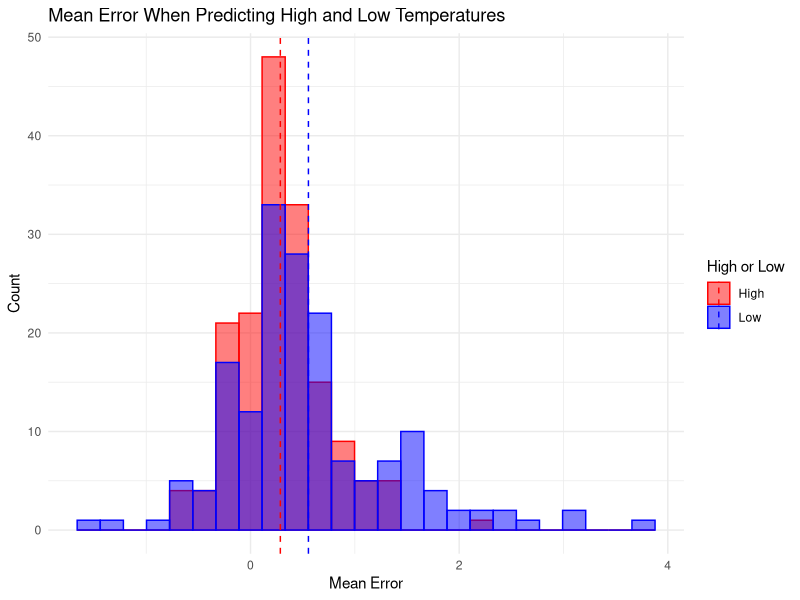
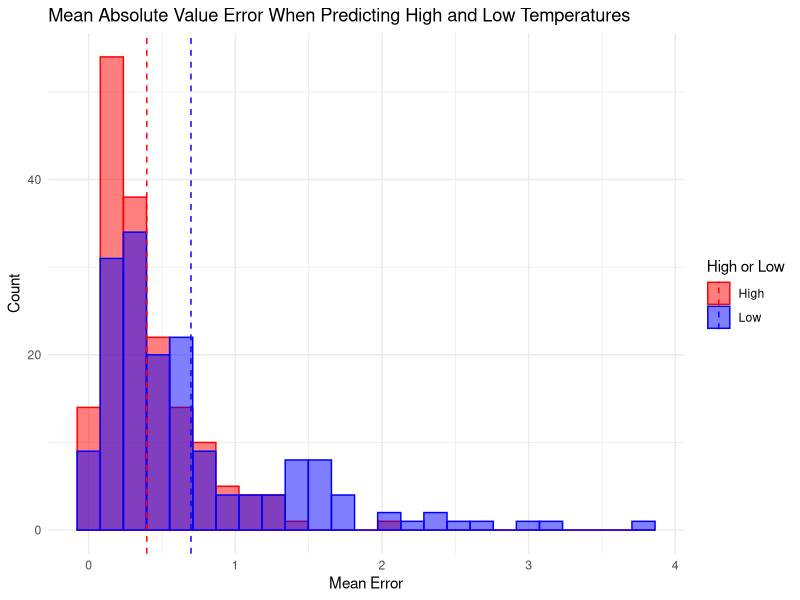
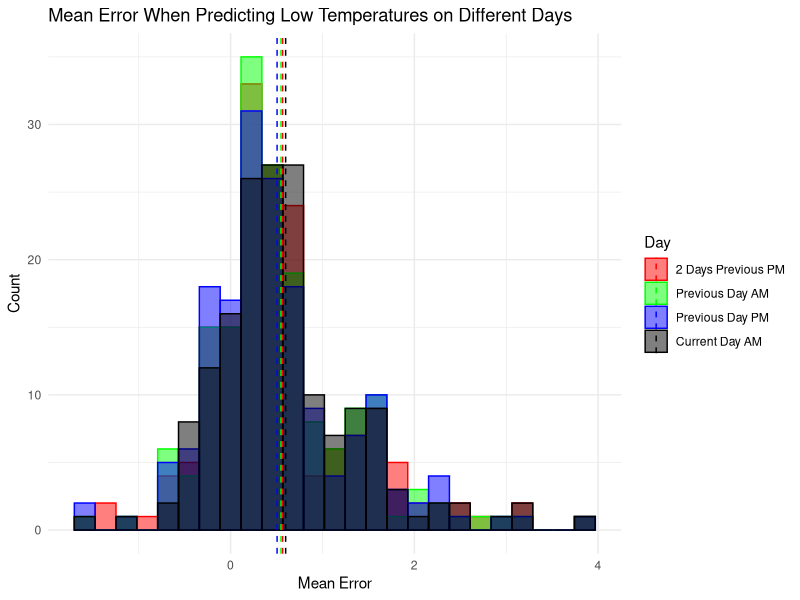
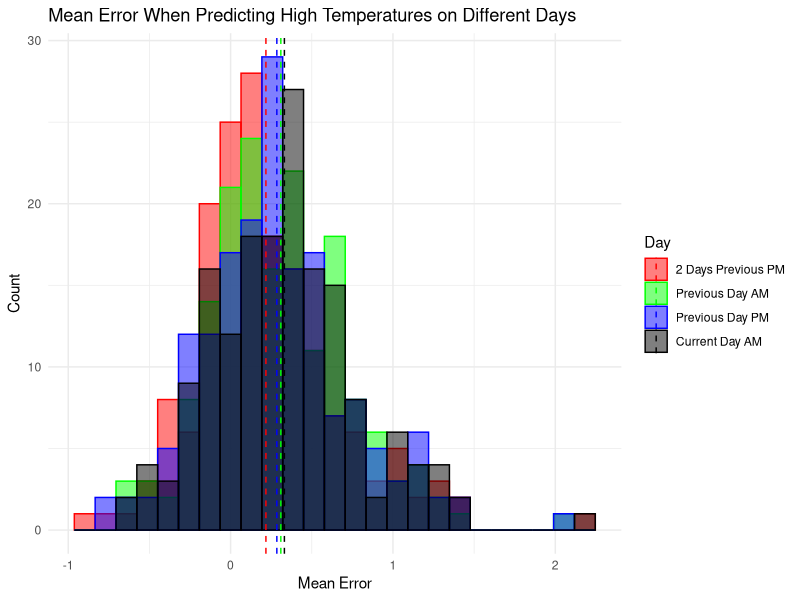
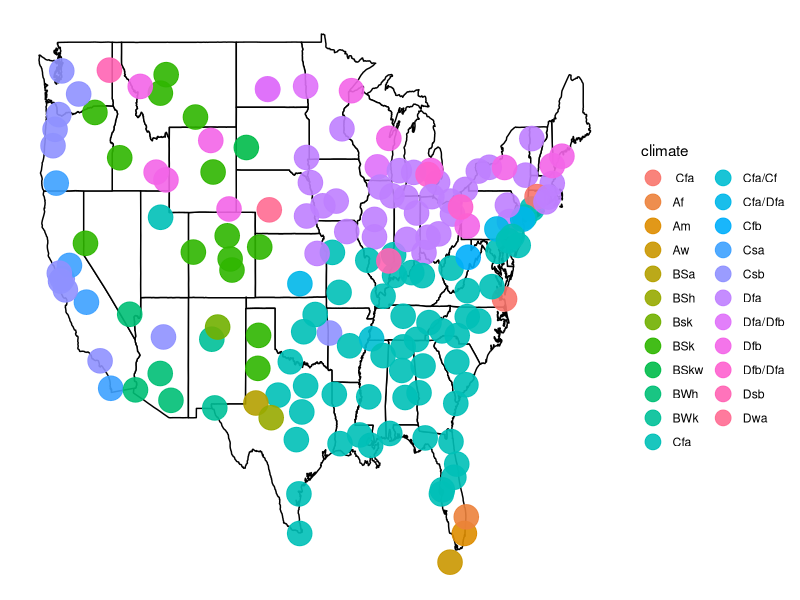
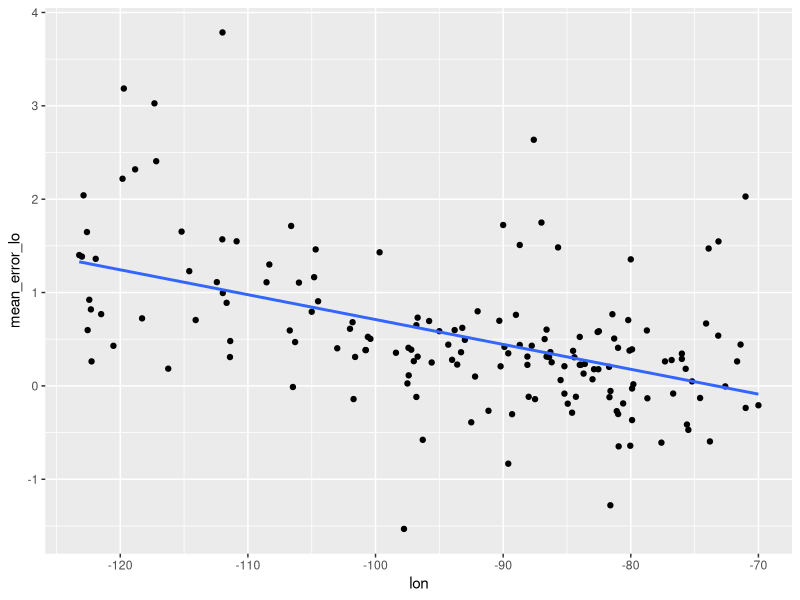
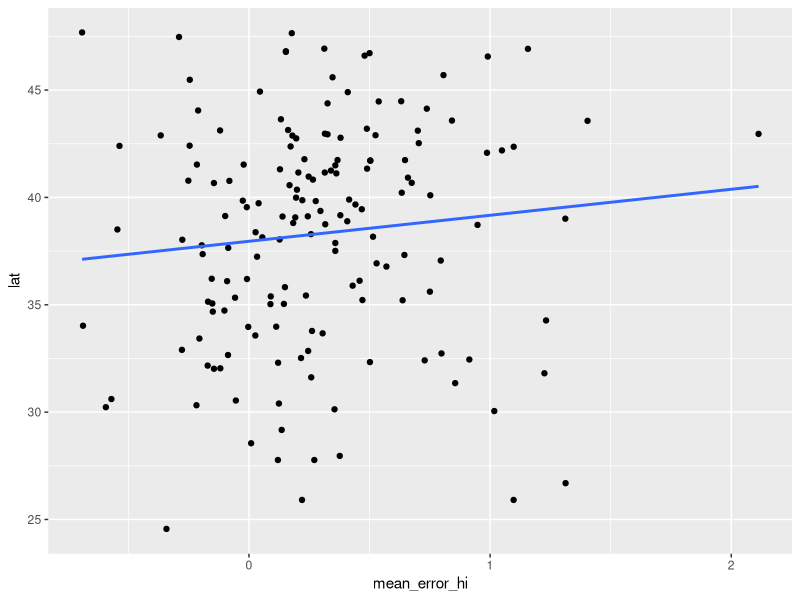
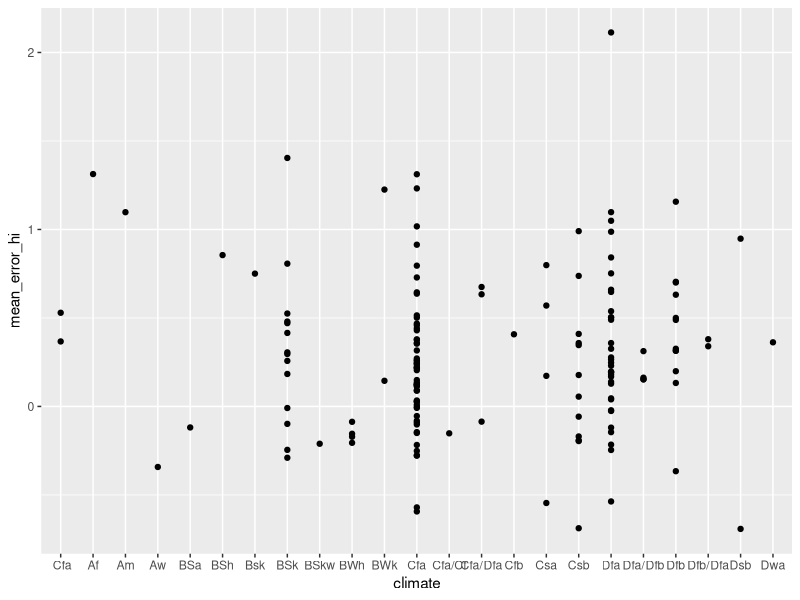

R code for these plots, in order:
library(lubridate)
library(tidyverse)


# create the mean errors data frame
find_mean_errors <- function() {
  # read in reorganized email data
  # format date variable properly
  data <- read.csv("data/email_data_reorganized.csv")
  data$date <- parse_date_time(data$date, "%Y-%m-%d")
  
  # create a data frame with errors for each (date, city) pair
  errors <- data %>%
    mutate(error_lo_2_prev_PM = actual_lo_next_AM - forecast_lo_2_prev_PM,
           error_hi_2_prev_PM = actual_hi_next_AM - forecast_hi_2_prev_PM,
           error_lo_prev_AM = actual_lo_next_AM - forecast_lo_prev_AM,
           error_hi_prev_AM = actual_hi_next_AM - forecast_hi_prev_AM,
           error_lo_prev_PM = actual_lo_next_AM - forecast_lo_prev_PM,
           error_hi_prev_PM = actual_hi_next_AM - forecast_hi_prev_PM,
           error_lo_current_AM = actual_lo_next_AM - forecast_lo_current_AM,
           error_hi_current_AM = actual_hi_next_AM - forecast_hi_current_AM) %>%
    select(date, city, 
           error_lo_2_prev_PM, error_hi_2_prev_PM,
           error_lo_prev_AM, error_hi_prev_AM,
           error_lo_prev_PM, error_hi_prev_PM,
           error_lo_current_AM, error_hi_current_AM, state)
  errors$city_and_state <- paste0(errors$city, ", ", errors$state)
  
  # create a data frame with mean errors for each city
  # add two columns containing the mean errors for all high and low forecasts
  mean_errors <- errors %>%
    group_by(city_and_state) %>%
    summarize(mean_error_lo_2_prev_PM = mean(error_lo_2_prev_PM, na.rm = TRUE),
              mean_error_hi_2_prev_PM = mean(error_hi_2_prev_PM, na.rm = TRUE),
              mean_error_lo_prev_AM = mean(error_lo_prev_AM, na.rm = TRUE),
              mean_error_hi_prev_AM = mean(error_hi_prev_AM, na.rm = TRUE),
              mean_error_lo_prev_PM = mean(error_lo_prev_PM, na.rm = TRUE),
              mean_error_hi_prev_PM = mean(error_hi_prev_PM, na.rm = TRUE),
              mean_error_lo_current_AM = mean(error_lo_current_AM, na.rm = TRUE),
              mean_error_hi_current_AM = mean(error_hi_current_AM, na.rm = TRUE))
  mean_errors$mean_error_lo <- apply(mean_errors[,c(2, 4, 6, 8)], 1, mean)
  mean_errors$mean_error_hi <- apply(mean_errors[,c(3, 5, 7, 9)], 1, mean)
  
  return(mean_errors)
}
mean_errors <- find_mean_errors()


# create a histogram of mean errors for high and low temperature forecasts
num_cities <- length(mean_errors$city_and_state)
plot_hi_lo <- data.frame(mean_error = c(mean_errors$mean_error_lo, mean_errors$mean_error_hi),
                         hi_or_lo = c(rep("lo", num_cities), rep("hi", num_cities)))

plot_means <- plot_hi_lo %>%
  group_by(hi_or_lo) %>%
  summarize(mean = mean(mean_error))

ggplot(plot_hi_lo, aes(x = mean_error, fill = hi_or_lo, col = hi_or_lo)) + 
  geom_histogram(bins = 25, position = "identity", alpha = 0.5) + 
  scale_fill_manual(values = c("red", "blue"),
                    name = "High or Low",
                    labels = c("High", "Low")) +
  scale_color_manual(values = c("red", "blue"),
                     name = "High or Low",
                     labels = c("High", "Low")) +
  geom_vline(data = plot_means, aes(xintercept = mean, color = hi_or_lo), linetype = "dashed") +
  xlab("Mean Error") +
  ylab("Count") +
  ggtitle("Mean Error When Predicting High and Low Temperatures") +
  theme_minimal()


# create a histogram of absolute value mean errors for high and low temperature forecasts
plot_hi_lo$mean_error <- abs(plot_hi_lo$mean_error)

plot_means <- plot_hi_lo %>%
  group_by(hi_or_lo) %>%
  summarize(mean = mean(mean_error))

ggplot(plot_hi_lo, aes(x = mean_error, fill = hi_or_lo, col = hi_or_lo)) + 
  geom_histogram(bins = 25, position = "identity", alpha = 0.5) + 
  scale_fill_manual(values = c("red", "blue"),
                    name = "High or Low",
                    labels = c("High", "Low")) +
  scale_color_manual(values = c("red", "blue"),
                     name = "High or Low",
                     labels = c("High", "Low")) +
  geom_vline(data = plot_means, aes(xintercept = mean, color = hi_or_lo), linetype = "dashed") +
  xlab("Mean Error") +
  ylab("Count") +
  ggtitle("Mean Absolute Value Error When Predicting High and Low Temperatures") +
  theme_minimal()


# create a histogram of mean errors for different low forecast days
plot_lo <- data.frame(mean_error = c(mean_errors$mean_error_lo_2_prev_PM, mean_errors$mean_error_lo_prev_AM,
                                     mean_errors$mean_error_lo_prev_PM, mean_errors$mean_error_lo_current_AM),
                      day_and_time = c(rep("2 previous PM", num_cities), rep("previous AM", num_cities),
                                       rep("previous PM", num_cities), rep("current AM", num_cities)))

plot_means <- plot_lo %>%
  group_by(day_and_time) %>%
  summarize(mean = mean(mean_error))

ggplot(plot_lo, aes(x = mean_error, fill = day_and_time, col = day_and_time)) + 
  geom_histogram(bins = 25, position = "identity", alpha = 0.5) + 
  scale_fill_manual(values = c("red", "green", "blue", "black"),
                    name = "Day",
                    labels = c("2 Days Previous PM", "Previous Day AM",
                               "Previous Day PM", "Current Day AM")) +
  scale_color_manual(values = c("red", "green", "blue", "black"),
                     name = "Day",
                     labels = c("2 Days Previous PM", "Previous Day AM",
                                "Previous Day PM", "Current Day AM")) +
  geom_vline(data = plot_means, aes(xintercept = mean, color = day_and_time), linetype = "dashed") +
  xlab("Mean Error") +
  ylab("Count") +
  ggtitle("Mean Error When Predicting Low Temperatures on Different Days") +
  theme_minimal()


# create a histogram of mean errors for different high forecast days
plot_hi <- data.frame(mean_error = c(mean_errors$mean_error_hi_2_prev_PM, mean_errors$mean_error_hi_prev_AM,
                                     mean_errors$mean_error_hi_prev_PM, mean_errors$mean_error_hi_current_AM),
                      day_and_time = c(rep("2 previous PM", num_cities), rep("previous AM", num_cities),
                                       rep("previous PM", num_cities), rep("current AM", num_cities)))

plot_means <- plot_hi %>%
  group_by(day_and_time) %>%
  summarize(mean = mean(mean_error))

ggplot(plot_hi, aes(x = mean_error, fill = day_and_time, col = day_and_time)) + 
  geom_histogram(bins = 25, position = "identity", alpha = 0.5) + 
  scale_fill_manual(values = c("red", "green", "blue", "black"),
                    name = "Day",
                    labels = c("2 Days Previous PM", "Previous Day AM",
                               "Previous Day PM", "Current Day AM")) +
  scale_color_manual(values = c("red", "green", "blue", "black"),
                     name = "Day",
                     labels = c("2 Days Previous PM", "Previous Day AM",
                                "Previous Day PM", "Current Day AM")) +
  geom_vline(data = plot_means, aes(xintercept = mean, color = day_and_time), linetype = "dashed") +
  xlab("Mean Error") +
  ylab("Count") +
  ggtitle("Mean Error When Predicting High Temperatures on Different Days") +
  theme_minimal()


# add the lat, long, and climate data to the mean_errors data frame
mean_errors <- find_mean_errors()
cities <- read.csv("data/cities.csv") %>%
  mutate(CITY = str_replace_all(CITY, '_', ' '),
         city_and_state = paste0(CITY, ", ", STATE))
mean_errors <- mean_errors %>%
  merge(cities, by = "city_and_state") %>%
  rename(city = CITY, state = STATE, lat = LAT, lon = LON, climate = CLIMATE) %>%
  filter(state %in% state.abb & state != "AK" & state != "HI")
MainStates <- map_data("state")


# plot mean errors for low temperatures with lat and long coordinates
plot_mean_error_lo <- ggplot() + 
  geom_polygon(data = MainStates, aes(x = long, y = lat, group = group),
               color = "black", fill = "white") +
  geom_point(data = mean_errors,
             aes(x = lon, y = lat, col = mean_error_lo), size = 4, alpha = 0.5) +
  scale_color_gradient(low = "green", high = "blue", na.value = NA, name = "Mean Error") +
  geom_label(data = mean_errors %>% filter(abs(mean_error_lo) > 1.7),
    aes(x = lon, y = lat, label = city_and_state), alpha = 0.5, size = 1.5) +
  labs(title = "Mean Errors for Low Temperature Forecasts") +
  theme_classic() +
  theme(axis.line = element_blank(), 
        axis.text.x = element_blank(), 
        axis.text.y = element_blank(),
        axis.ticks = element_blank(),
        axis.title.x = element_blank(),
        axis.title.y = element_blank(),
        legend.position = c(0.92, 0.2),
        legend.title = element_text(size = 8),
        legend.text = element_text(size = 8),
        legend.key.size = unit(0.2, "cm"))

ggsave("plots/mean_error_lo.png", plot = plot_mean_error_lo,
       width = unit(6, "in"), height = unit(4, "in"))

filter(mean_errors, abs(mean_error_lo) > 1.7) %>% select(city_and_state)


# plot mean errors for high temperatures with lat and long coordinates
plot_mean_error_hi <- ggplot() + 
  geom_polygon(data = MainStates, aes(x = long, y = lat, group = group),
               color = "black", fill = "white") +
  geom_point(data = mean_errors,
             aes(x = lon, y = lat, col = mean_error_hi), size = 4, alpha = 0.5) +
  scale_color_gradient(low = "orange", high = "blue", na.value = NA, name = "Mean Error") +
  geom_label(data = mean_errors %>% filter(abs(mean_error_hi) > 1),
             aes(x = lon, y = lat, label = city_and_state), alpha = 0.5, size = 1.5) +
  labs(title = "Mean Errors for High Temperature Forecasts") +
  theme_classic() +
  theme(axis.line = element_blank(), 
        axis.text.x = element_blank(), 
        axis.text.y = element_blank(),
        axis.ticks = element_blank(),
        axis.title.x = element_blank(), 
        axis.title.y = element_blank(),
        legend.position = c(0.92, 0.2),
        legend.title = element_text(size = 8),
        legend.text = element_text(size = 8),
        legend.key.size = unit(0.2, "cm"))

ggsave("plots/mean_error_hi.png", plot = plot_mean_error_hi,
       width = unit(6, "in"), height = unit(4, "in"))

filter(mean_errors, abs(mean_error_hi) > 1.1) %>% select(city_and_state)


# plot climate classification with lat and long coordinates
ggplot() + 
  geom_polygon(data = MainStates, aes(x = long, y = lat, group = group),
               color = "black", fill = "white") +
  geom_point(data = mean_errors,
             aes(x = lon, y = lat, col = climate), size = 8, alpha = 0.9) +
  scale_color_discrete(name = "climate") +
  theme_classic() +
  theme(axis.line = element_blank(), 
        axis.text.x = element_blank(), 
        axis.text.y = element_blank(),
        axis.ticks = element_blank(),
        axis.title.x = element_blank(), 
        axis.title.y = element_blank()) +
  guides(shape = guide_legend(override.aes = list(size = 5))) +
  guides(color = guide_legend(override.aes = list(size = 5)))


# more plots
ggplot(mean_errors, aes(x = lon, y = mean_error_lo)) +
  geom_point() +
  geom_smooth(method = "lm", se = FALSE)

ggplot(mean_errors, aes(x = mean_error_hi, y = lat)) +
  geom_point() +
  geom_smooth(method = "lm", se = FALSE)

ggplot(mean_errors, aes(x = climate, y = mean_error_hi)) +
  geom_point()

ggplot(mean_errors, aes(x = mean_error_hi, y = mean_error_lo)) +
  geom_point() +
  geom_smooth(method = "lm", se = FALSE)

ggplot(mean_errors, aes(x = mean_error_hi, y = mean_error_lo, col = climate)) +
  geom_point() +
  geom_smooth(method = "lm", se = FALSE)

summary(lm(mean_error_hi ~ climate, data = mean_errors))

summary(lm(mean_error_lo ~ lon, data = mean_errors))

summary(lm(mean_error_lo ~ mean_error_hi, data = mean_errors))